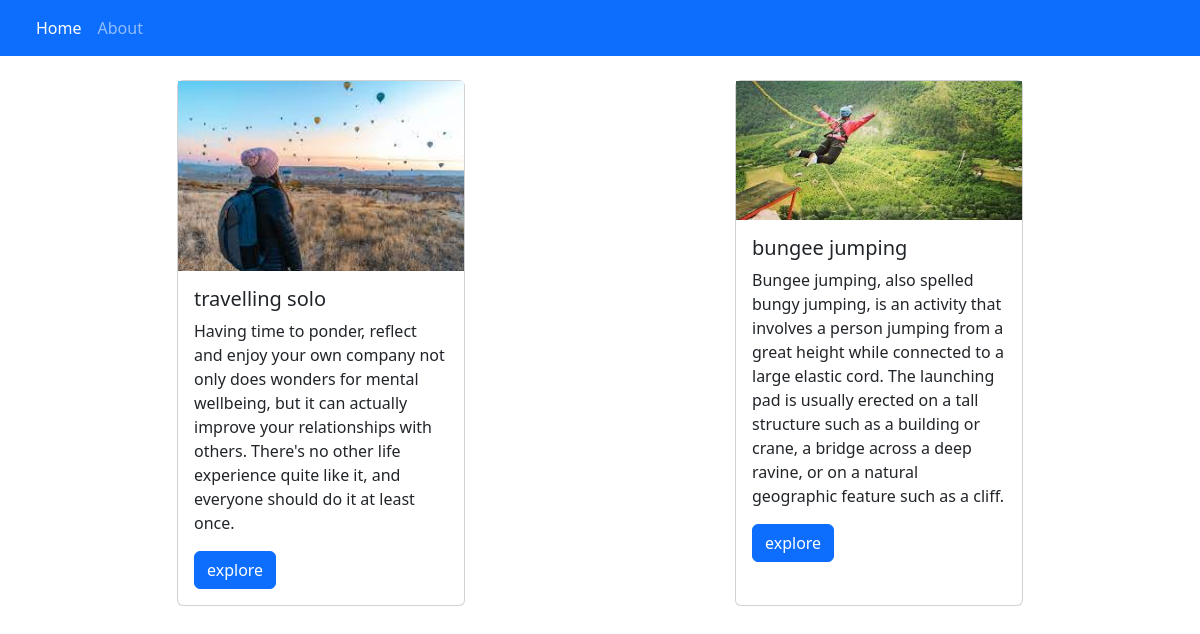
The page / on the database its author committed.
### home/models.py (models this page shows, shortened)
class Blog(models.Model):
    title = models.CharField(max_length=100)
    content = models.TextField()
    image = models.ImageField(upload_to="images")
    date = models.DateField()
    blogno = models.ImageField(default =0)

### home/views.py (the view)
# urls.py: path('', index),
def index(requesst):
    Blogsdata =Blog.objects.all()
    context = {"blogs":Blogsdata}
    return render(requesst, "index.html", context=context)

### templates/index.html (shortened to what this page needs)
<!doctype html>
<html lang="en">
  <head>
    <link href="https://cdn.jsdelivr.net/npm/bootstrap@5.2.2/dist/css/bootstrap.min.css" rel="stylesheet">
  </head>
  <body>
    <nav  class="navbar navbar-expand-lg navbar-dark bg-primary">
        <div class="container-fluid">
          <div class="collapse navbar-collapse" id="navbarSupportedContent">
            <ul class="navbar-nav me-auto mb-2 mb-lg-0">
              <li class="nav-item">
                <a class="nav-link active" aria-current="page" href="index.html">Home</a>
              </li>
              <li class="nav-item">
                <a class="nav-link" href="About.html">About</a>
              </li>
            </ul>
          </div>
        </div>
      </nav>
      <div class="container mt-4 d-flex flex-wrap justify-content-around">
        {% for i in blogs %}
          <div class="card mb-4" style="width: 18rem;">
            <img src="{{i.image.url}}" alt="...">
            <div class="card-body">
              <h5 class="card-title">{{i.title}}</h5>
              <p class="card-text">{{i.content}}</p>
              <a href="#" class="btn btn-primary">explore</a>
          </div>
          </div>
        {% endfor %}
      </div>
  </body>
</html>

### rows shown on the page
Blog: image (picture), title "travelling solo", content "Having time to ponder, reflect and enjoy your own company not only does wonders for mental wellbeing, but it can actually improve your relationships with others. There's no other life experience quite like it, and everyone should do it at least once."
Blog: image (picture), title "bungee jumping", content "Bungee jumping, also spelled bungy jumping, is an activity that involves a person jumping from a great height while connected to a large elastic cord. The launching pad is usually erected on a tall structure such as a building or crane, a bridge across a deep ravine, or on a natural geographic feature such as a cliff."
